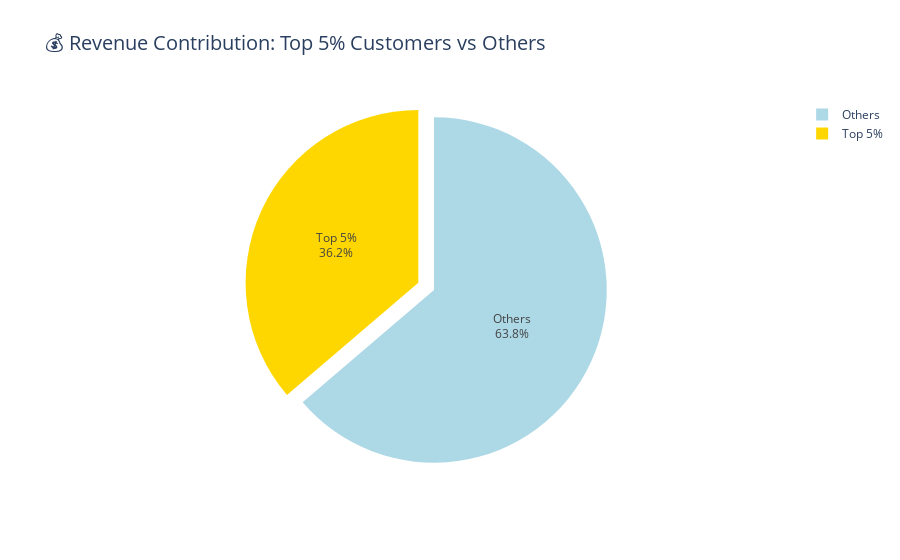

Write notebook code for a chart like this one.
### Markdown cell above
### Top 5% Customers vs Others

### Code cell
import numpy as np
import plotly.express as px

# make a safe copy
rfm = rfm.copy()

# compute threshold and flag top 5%
threshold = rfm['Monetary'].quantile(0.95)
rfm['Top5Perc'] = np.where(rfm['Monetary'] >= threshold, 'Top 5%', 'Others')

# aggregate monetary per group (this ensures we have exactly two slices)
pie_df = rfm.groupby('Top5Perc', sort=False)['Monetary'].sum().reset_index()

# build pull as a list (not dict) — make top slice "explode"
pull = [0.1 if label == 'Top 5%' else 0.0 for label in pie_df['Top5Perc']]

# create pie chart
fig = px.pie(
    pie_df,
    names='Top5Perc',
    values='Monetary',
    color='Top5Perc',
    color_discrete_map={'Top 5%': 'gold', 'Others': 'lightblue'},
    title='💰 Revenue Contribution: Top 5% Customers vs Others'
)

# update traces and hover template (show raw USD + percent)
fig.update_traces(
    textposition='inside',
    textinfo='percent+label',
    pull=pull,
    hovertemplate='%{label}: $%{value:,.0f} (%{percent})<extra></extra>'
)

fig.update_layout(
    template='plotly_white',
    title_font_size=20,
    showlegend=True
)

fig.show()

### Figure 1 — Plotly figure (JSON) as saved in the notebook; plotly's stock layout.template omitted (floating-point values rounded to 4 significant figures)
{"data": [{"customdata": [["Others"], ["Top 5%"]], "domain": {"x": [0, 1], "y": [0, 1]}, "hovertemplate": "%{label}: $%{value:,.0f} (%{percent})<extra></extra>", "labels": ["Others", "Top 5%"], "legendgroup": "", "marker": {"colors": ["lightblue", "gold"]}, "name": "", "pull": [0, 0.1], "showlegend": true, "textinfo": "percent+label", "textposition": "inside", "type": "pie", "values": [3845000.0, 2186000.0]}], "layout": {"autosize": true, "legend": {"tracegroupgap": 0}, "showlegend": true, "title": {"font": {"size": 20}, "text": "💰 Revenue Contribution: Top 5% Customers vs Others"}}}
